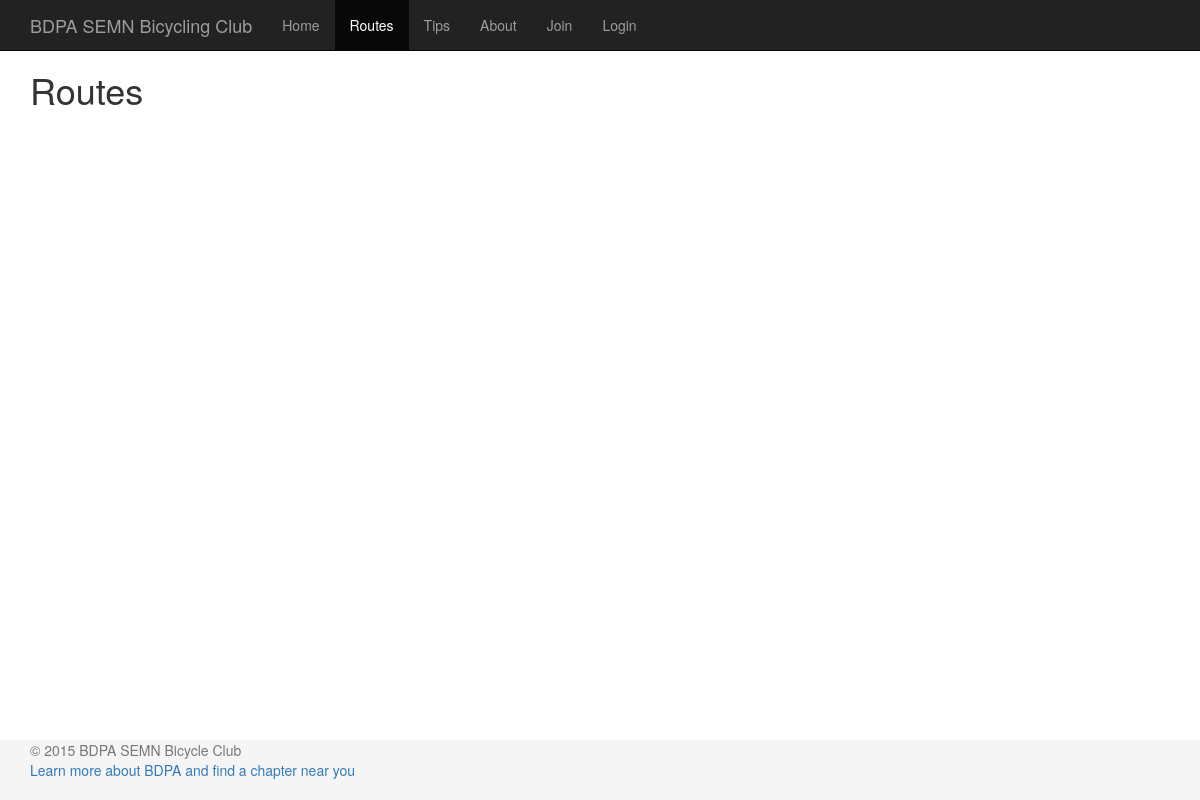
Page /FinalProject/routes.php on the earlier database version.
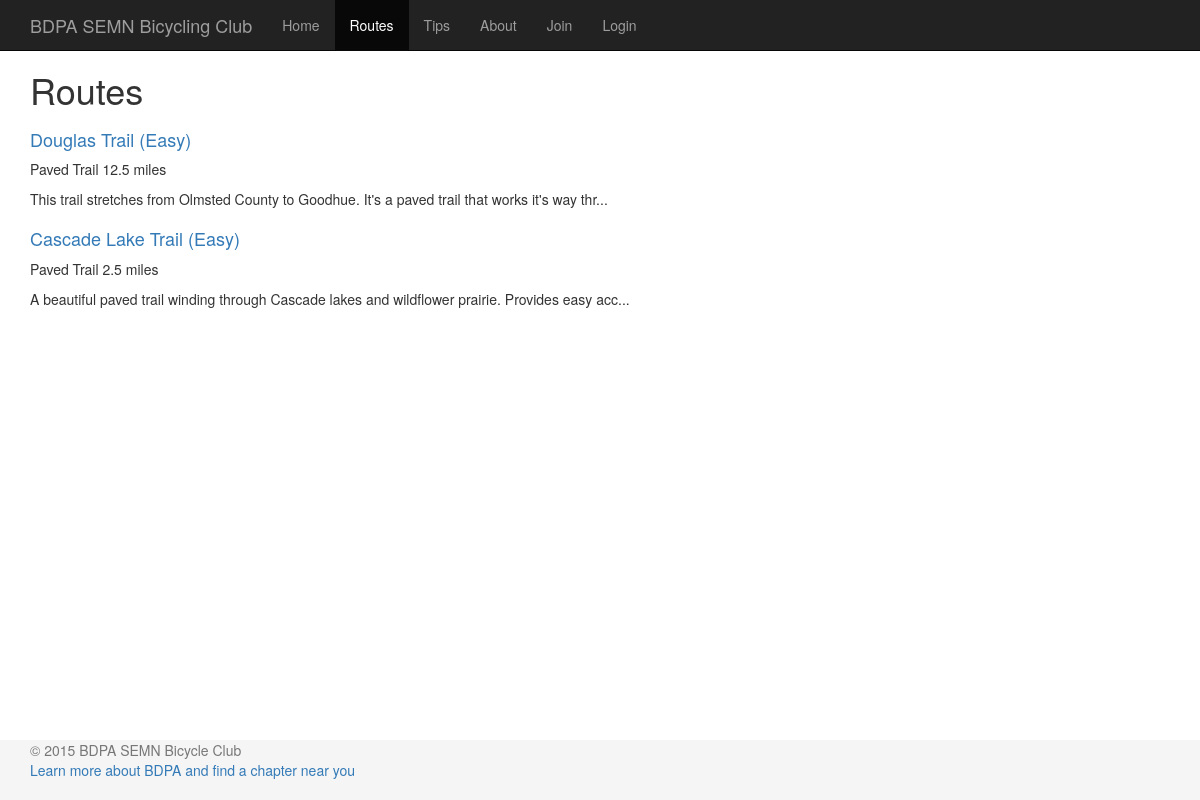
Same page on the later database version.
### tables this page shows
CREATE TABLE `routes` (
  `RouteID` int(11) unsigned NOT NULL AUTO_INCREMENT,
  `UserID` int(10) unsigned NOT NULL,
  `Name` varchar(128) DEFAULT NULL,
  `Description` text,
  `Distance` float DEFAULT NULL,
  `Difficulty` varchar(10) DEFAULT NULL,
  `Type` varchar(15) DEFAULT NULL,
  `MapImageURL` varchar(255) DEFAULT NULL,
  `DateRidden` datetime NOT NULL,
  `DateAdded` datetime NOT NULL,
  PRIMARY KEY (`RouteID`),
  KEY `RouteRideOrder` (`DateRidden`,`DateAdded`,`RouteID`),
  KEY `TypeName` (`Type`,`Name`)
);

### FinalProject/includes/functions.php (called while the page is built, shortened)
<?php
function getFilename() {
    $path = explode('/', $_SERVER['PHP_SELF']);
    return array_pop($path);
}

### FinalProject/includes/route.php (called while the page is built, shortened)
<?php
function getUpcomingRoutes($rowoffset = 0, $pagesize = 9999) {
    global $mysql;
    $select = "SELECT * FROM routes ORDER BY DateRidden ASC LIMIT {$rowoffset},{$pagesize}";
    $result = $mysql->query($select);
    if($result) {
        $rows = array();
        while ($row = $result->fetch_assoc()) {
            $rows[] = $row;
        }
        return $rows;
    }
    return false;
}

### FinalProject/routes.php (the view, shortened to what this page needs)
<?php
require 'dbconnect.php';
require 'includes/functions.php';
require 'includes/route.php';
include 'includes/html-body-start.php';
$pageSize = 10;
$offset = isset($_GET['offset']) ? (int) $_GET['offset'] : 0;
$routes = getUpcomingRoutes($offset, $pageSize + 1);
echo '<div class="container">';
echo '<div class="row">';
echo '<div class="col-md-12">';
echo '<h1>Routes</h1>';
foreach ($routes as $route) {
    echo '<div class="row">';
        ?>
    <?php
    echo '<div class="col-xs-10">';
    echo '<h4><a href="route.php?RouteID=' . $route['RouteID'] . '" title="View Route Details">'
        . htmlentities($route['Name']) .  ' (' . htmlentities($route['Difficulty']) . ')</a></h4>';
    echo '<p>' . htmlentities($route['Type']) . ' ' . round($route['Distance'], 1) . ' miles</p>';
    if (strlen($route['Description']) < 100) {
        echo '<p>' . htmlentities($route['Description']) . '</p>';
    } else {
        echo '<p>' . htmlentities(substr($route['Description'], 0, 95)) . '...</p>';
    }
    echo '</div>';
    echo '</div>';
}
echo '</div>';
echo '</div>';
echo '</div>';
include 'includes/html-body-end.php';

### FinalProject/includes/html-body-start.php (shortened to what this page needs)
<!DOCTYPE html>
<html lang="en">
<?php
    include 'html-head.php';
?>
<body>
<nav class="navbar navbar-inverse navbar-fixed-top">
    <div class="container">
        <div class="navbar-header">
            <a class="navbar-brand" href="index.php">BDPA SEMN Bicycling Club</a>
        </div>
        <div id="navbar" class="collapse navbar-collapse">
            <ul class="nav navbar-nav">
                <?php
                $navItems = array(
                    'index.php' => 'Home',
                    'routes.php' => 'Routes',
                    'tips.php' => 'Tips',
                    'about.php' => 'About',
                );
                if (!loggedInUser()) {
                    $navItems['join.php'] = 'Join';
                    $navItems['login.php'] = 'Login';
                } else {
                    $navItems['logout.php'] = 'Logout';
                }
                foreach ($navItems as $filename => $label) {
                    if ($filename == getFilename()) {
                        echo "<li class=\"active\"><a href=\"{$filename}\">{$label}</a></li>";
                    } else {
                        echo "<li><a href=\"{$filename}\">{$label}</a></li>";
                    }
                }
                ?>
            </ul>
        </div>
    </div>
</nav>

Differences in the rows shown:
added routes: Name "Douglas Trail", Difficulty "Easy", Type "Paved Trail", Distance "12.5", Description "This trail stretches from Olmsted County to Goodhue. It's a paved trail that works it's way thr"
added routes: Name "Cascade Lake Trail", Difficulty "Easy", Type "Paved Trail", Distance "2.5", Description "A beautiful paved trail winding through Cascade lakes and wildflower prairie. Provides easy acc"
